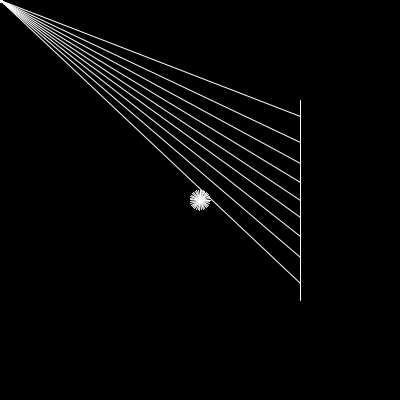
Frame 1 (no input)
Frame 60 (the mouse pressed at the canvas centre just before this capture): identical to frame 1, image omitted
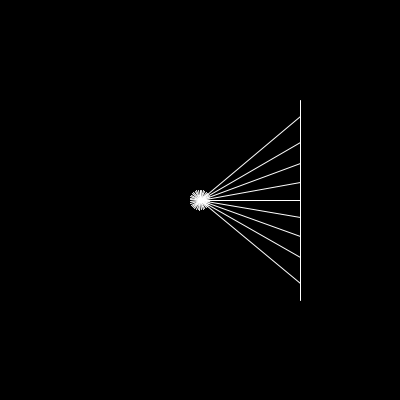
Frame 120 (the mouse held since frame 60 and released just before this capture)

The Processing sketch that drew these frames (run headless with seeded random() and noise(); from frame 60 on, the mouse is pressed at the canvas centre):

// Processing sketch: rayTracing
// ── rayTracing.pde
Boundary wall;
//Ray ray;
Particle particle;
void setup() {
  size(400, 400);
  wall = new Boundary(300, 100, 300, 300);
  //ray = new Ray(100,200);
  particle = new Particle();
}
void draw() {
  background(0);
  wall.show();
  particle.update(mouseX,mouseY);
  particle.show();
  particle.look(wall);
  //ray.show();
  //ray.lookAt(mouseX, mouseY);
  //PVector pt = ray.cast(wall);
  //if(pt != null){
  //  fill(255);
  //  ellipse(pt.x,pt.y,8,8);
  //}
}

// ── Boundary.pde
class Boundary {
  PVector a;
  PVector b;
  Boundary(int x1, int y1, int x2, int y2) {
    this.a = new PVector(x1, y1);
    this.b = new PVector(x2, y2);
  }
  void show() {
    stroke(255);
    line(this.a.x, this.a.y, this.b.x, this.b.y);
  }
}

// ── Particle.pde
class Particle {
  PVector pos;
  ArrayList<Ray> rays = new ArrayList<>();
  Particle() {
    this.pos = new PVector(width/2, height/2);
    for (int i = 0; i<360; i+=10) {

      this.rays.add(new Ray(this.pos.x, this.pos.y, radians(i)));
    }
  }
  void show() {
    fill(255);
    ellipse(this.pos.x, this.pos.y, 4, 4);
    for (Ray r : this.rays) {
      r.show();
    }
  }
  void look(Boundary wall) {
    for (Ray r : rays) {
      PVector pt = r.cast(wall);
      if (pt != null) {
        line(this.pos.x, this.pos.y, pt.x, pt.y);
      }
    }
  }
  void update(float x, float y) {
    this.pos.set(x, y);
  }
}

// ── Ray.pde
class Ray {
  PVector pos;
  PVector dir;
  Ray(float x, float y,float angle) {
    this.pos = new PVector(x, y);
    this.dir = PVector.fromAngle(angle);
  }
  void show() {
    stroke(255);
    push();
    translate(this.pos.x, this.pos.y);
    line(0, 0, this.dir.x*10, this.dir.y*10);
    pop();
  }
  void lookAt(float x, float y) {
    this.dir.x = x-this.pos.x;
    this.dir.y = y-this.pos.y;
    this.dir.normalize();
  }
  PVector cast(Boundary wall) {
    float x1 = wall.a.x;
    float y1 = wall.a.y;
    float x2 = wall.b.x;
    float y2 = wall.b.y;

    float x3 = this.pos.x;
    float y3 = this.pos.y;
    float x4 = this.pos.x + this.dir.x;
    float y4 = this.pos.y + this.dir.y;

    float den = (x1 - x2) * (y3 - y4) - (y1 - y2) * (x3 - x4);
    if (den==0) {
      return null;
    }
    float t = ((x1 - x3) * (y3 - y4) - (y1 - y3) * (x3 - x4)) / den;
    float u = -((x1 - x2) * (y1 - y3) - (y1 - y2) * (x1 - x3)) / den;

    if (t > 0 && t < 1 && u > 0) {
      PVector pt = new PVector();
      pt.x = x1+t*(x2-x1);
      pt.y = y1+t*(y2-y1);
      return pt;
    } else {
      return null;
    }
  }
}
